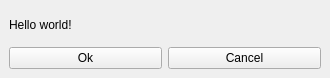
<?xml version="1.0" encoding="UTF-8"?>
<ui version="4.0">
 <class>MainWindow</class>
 <widget class="QMainWindow" name="MainWindow">
  <property name="geometry">
   <rect>
    <x>0</x>
    <y>0</y>
    <width>330</width>
    <height>78</height>
   </rect>
  </property>
  <property name="windowTitle">
   <string>MainWindow</string>
  </property>
  <widget class="QWidget" name="centralwidget">
   <layout class="QGridLayout" name="gridLayout">
    <item row="0" column="0">
     <widget class="QLabel" name="label">
      <property name="text">
       <string>Hello world!</string>
      </property>
     </widget>
    </item>
    <item row="1" column="0">
     <widget class="QPushButton" name="btnOk">
      <property name="text">
       <string>Ok</string>
      </property>
     </widget>
    </item>
    <item row="1" column="1">
     <widget class="QPushButton" name="btnCancel">
      <property name="text">
       <string>Cancel</string>
      </property>
     </widget>
    </item>
   </layout>
  </widget>
 </widget>
 <resources/>
 <connections/>
</ui>
